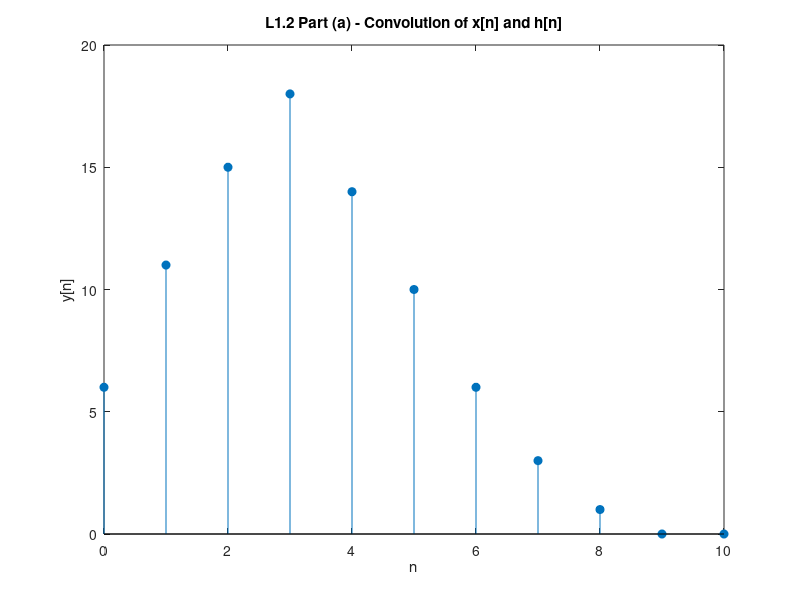

The MATLAB script that drew this image: (Note: this script raises an error after producing the figure.)
%%%%%%%%%%%%%%%%%%%%%%%%%% P2.17 Part a)    %%%%%%%%%%%%%%%%%%%%%%%%%%%%%%

x = [1, 1, 1, 1, 0]; h = [6, 5, 4, 3, 2, 1, 0];
y = conv(x, h);

% range for n
n = 0:length(y)-1;
% plot
stem(n, y, "filled");

%Plot titles
xlabel('n');
ylabel('y[n]');
title('L1.2 Part (a) - Convolution of x[n] and h[n]');

%%%%%%%%%%%%%%%%%%%%%%%%%%  P2.17 Part b)   %%%%%%%%%%%%%%%%%%%%%%%%%%%%%%

x = [0, 0, 0, 0, 0, 1, 1, 1, 1, 0, 0]; nx = [-2:8];
h = [0, 1, 1, 0, 0, 0, 0]; nh = [-5:1];

[y, ny] = conv_m(x, nx, h, nh);

% display
disp('y[n] = ');
disp(y);
disp('n :');
disp(ny);

% plot
stem(ny, y, 'filled');
xlabel('n');
ylabel('y[n]');
title('L1.2 Part (c) - Convolution of x[n] and h[n]');